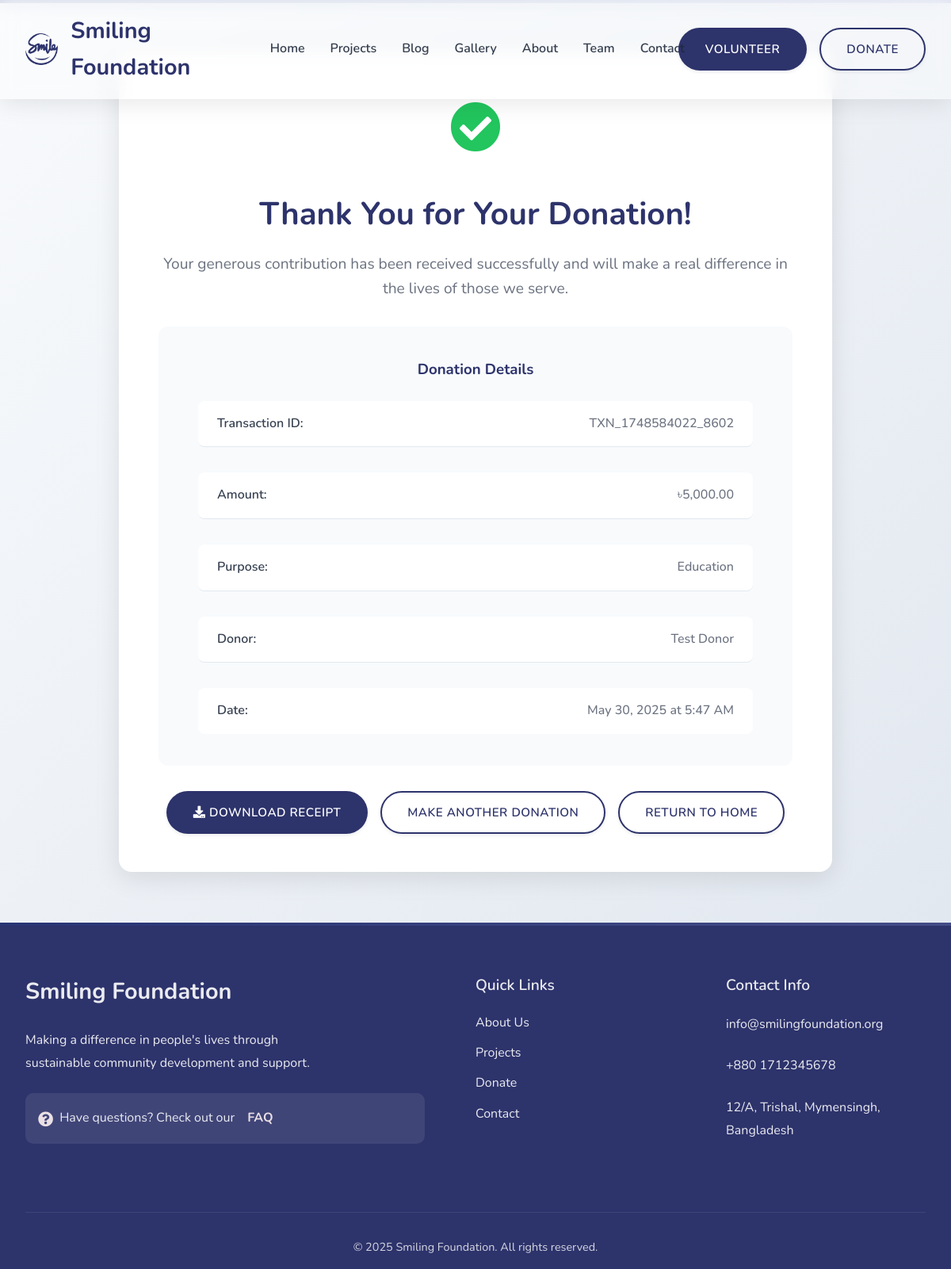
/pages/donation-success.php?id=1&txn=TXN_1748584022_8602 (signed in), run on the app's committed database.
### tables this page shows
CREATE TABLE `donations` (
  `id` int(11) NOT NULL,
  `donor_name` varchar(255) NOT NULL,
  `email` varchar(255) NOT NULL,
  `phone` varchar(20) DEFAULT NULL,
  `amount_usd` decimal(10,2) NOT NULL,
  `amount_bdt` decimal(10,2) NOT NULL,
  `purpose` varchar(100) NOT NULL,
  `is_anonymous` tinyint(1) DEFAULT 0,
  `message` text DEFAULT NULL,
  `transaction_id` varchar(100) DEFAULT NULL,
  `payment_status` enum('pending','completed','failed') DEFAULT 'pending',
  `payment_method` varchar(50) DEFAULT NULL,
  `receipt_generated` tinyint(1) DEFAULT 0,
  `donated_at` timestamp NOT NULL DEFAULT current_timestamp(),
  `created_at` timestamp NOT NULL DEFAULT current_timestamp(),
  `updated_at` timestamp NOT NULL DEFAULT current_timestamp() ON UPDATE current_timestamp()
);

### pages/donation-success.php (the view, shortened to what this page needs)
<?php
$donation_id = isset($_GET['id']) ? intval($_GET['id']) : 0;
$transaction_id = isset($_GET['txn']) ? $_GET['txn'] : '';
$conn = get_database_connection();
$sql = "SELECT * FROM donations WHERE id = ? AND transaction_id = ?";
$stmt = mysqli_prepare($conn, $sql);
mysqli_stmt_bind_param($stmt, "is", $donation_id, $transaction_id);
mysqli_stmt_execute($stmt);
$result = mysqli_stmt_get_result($stmt);
$donation = mysqli_fetch_assoc($result);
?>
<!DOCTYPE html>
<html lang="en">
<head>
    <meta name="viewport" content="width=device-width, initial-scale=1.0">    <title>Donation Successful - <?php echo SITE_NAME; ?></title>    <link rel="stylesheet" href="../assets/css/style.css?v=<?php echo time(); ?>">
    <link rel="stylesheet" href="../assets/css/animations.css?v=<?php echo time(); ?>">
    <link rel="stylesheet" href="../assets/css/donation.css?v=<?php echo time(); ?>">
    <link rel="stylesheet" href="https://cdnjs.cloudflare.com/ajax/libs/font-awesome/6.0.0/css/all.min.css">
</head>
<body>
    <?php include '../includes/header.php'; ?>
    <main>
        <section class="success-section">
            <div class="container">
                <div class="success-content fade-in">
                    <div class="success-icon">
                        <i class="fas fa-check-circle"></i>
                    </div>                    <h1>Thank You for Your Donation!</h1>
                    <p class="success-message">Your generous contribution has been received successfully and will make a real difference in the lives of those we serve.</p>
                    <div class="donation-details">
                        <h3>Donation Details</h3>
                        <div class="detail-grid">
                            <div class="detail-item">
                                <strong>Transaction ID:</strong>
                                <span><?php echo htmlspecialchars($donation['transaction_id']); ?></span>
                            </div>                            <div class="detail-item">
                                <strong>Amount:</strong>
                                <span>৳<?php echo number_format($donation['amount_bdt'], 2); ?></span>
                            </div>
                            <div class="detail-item">
                                <strong>Purpose:</strong>
                                <span><?php echo htmlspecialchars($donation['purpose']); ?></span>
                            </div>
                            <?php if (!$donation['is_anonymous']): ?>
                            <div class="detail-item">
                                <strong>Donor:</strong>
                                <span><?php echo htmlspecialchars($donation['donor_name']); ?></span>
                            </div>
                            <?php endif; ?>
                            <div class="detail-item">
                                <strong>Date:</strong>
                                <span><?php echo date('F j, Y \a\t g:i A', strtotime($donation['donated_at'])); ?></span>
                            </div>
                        </div>
                    </div>
                    <div class="success-actions">
                        <a href="receipt.php?id=<?php echo $donation['id']; ?>&txn=<?php echo urlencode($donation['transaction_id']); ?>" class="cta-button" target="_blank">
                            <i class="fas fa-download"></i> Download Receipt
                        </a>
                        <a href="donate.php" class="cta-button secondary">Make Another Donation</a>
                        <a href="../index.php" class="cta-button outline">Return to Home</a>
                    </div>
                </div>
            </div>
        </section>
    </main>
    <?php include '../includes/footer.php'; ?>
</body>
</html>

### assets/css/style.css (style rules this page uses)
:root { --primary-color: #2d336b; --secondary-color: #7886c7; --accent-color: #fff2f2; --text-color: #1e293b; --light-bg: #e6f3ff; --white: #ffffff; --gradient: linear-gradient(135deg, #1e3a8a, #7886c7); --gradient-accent: linear-gradient(135deg, #1e3a8a, #2563eb); --shadow-sm: 0 2px 4px rgba(15, 23, 42, 0.08); --shadow-md: 0 4px 6px rgba(15, 23, 42, 0.12); --shadow-lg: 0 8px 16px rgba(15, 23, 42, 0.15); --transition: all 0.3s ease; }
* { margin: 0; padding: 0; box-sizing: border-box; }
body { font-family: "Nunito", sans-serif; line-height: 1.6; color: var(--text-color); overflow-x: hidden; }
.cta-button { display: inline-block; padding: 0.8rem 2rem; color: var(--white); text-decoration: none; border-radius: 50px; font-weight: 600; font-size: 0.95rem; letter-spacing: 0.5px; transition: all 0.3s ease; text-transform: uppercase; box-shadow: var(--shadow-sm); background: var(--primary-color); border: 2px solid transparent; }
.cta-button.secondary { background: transparent; border: 2px solid var(--primary-color); color: var(--primary-color); }
section { padding: 5rem 2rem; }
section::before { content: ""; position: absolute; top: 0; left: 0; right: 0; height: 4px; background: var(--gradient); opacity: 0.3; }
.container { max-width: 1200px; margin: 0 auto; padding: 0 2rem; }
.fade-in { opacity: 0; transform: translateY(20px); animation: fadeIn 0.6s ease-out forwards; }

### assets/css/animations.css (style rules this page uses)
.fade-in { opacity: 0; transform: translateY(20px); transition: opacity 0.6s ease-out, transform 0.6s ease-out; }

### assets/css/donation.css (style rules this page uses)
.success-section { padding: 4rem 0; background: linear-gradient(135deg, #f8fafc 0%, #e2e8f0 100%); min-height: 60vh; display: flex; align-items: center; }
.success-content { text-align: center; max-width: 900px; margin: 0 auto; background: white; padding: 3rem; border-radius: 16px; box-shadow: 0 8px 32px rgba(0, 0, 0, 0.1); }
.success-icon { font-size: 4rem; color: #22c55e; margin-bottom: 1.5rem; }
.success-content h1 { color: var(--primary-color); margin-bottom: 1rem; font-size: 2.5rem; }
.success-message { font-size: 1.2rem; color: #6b7280; margin-bottom: 2rem; line-height: 1.6; }
.donation-details { background: #f8fafc; padding: 2.5rem; border-radius: 12px; margin: 2rem auto; text-align: left; max-width: 800px; width: 100%; }
.donation-details h3 { color: var(--primary-color); margin-bottom: 1.5rem; text-align: center; }
.detail-grid { display: grid; gap: 1.5rem; max-width: 700px; margin: 0 auto; }
.detail-item { display: flex; justify-content: space-between; align-items: center; padding: 1rem 1.5rem; border-bottom: 1px solid #e2e8f0; background: white; border-radius: 8px; margin-bottom: 0.5rem; }
.detail-item:last-child { border-bottom: none; margin-bottom: 0; }
.detail-item strong { color: #374151; font-weight: 600; }
.detail-item span { color: #6b7280; font-weight: 500; }
.success-actions { display: flex; gap: 1rem; justify-content: center; flex-wrap: wrap; margin-top: 2rem; }
.success-actions .cta-button { min-width: 180px; text-decoration: none; }
.cta-button.secondary { background: #6b7280; }
.cta-button.outline { background: transparent; color: var(--primary-color); border: 2px solid var(--primary-color); }

### data on the page
donations: transaction "TXN_1748584022_8602", amount_bdt "5,000.00", purpose "Education", donor_name "Test Donor", donated_at "May 30, 2025 at 5:47 AM"

### other printed values
SITE_NAME "Smiling Foundation"
CONTACT_EMAIL "info@smilingfoundation.org"
CONTACT_PHONE "+880 1712345678"
CONTACT_ADDRESS "12/A, Trishal, Mymensingh, Bangladesh"
